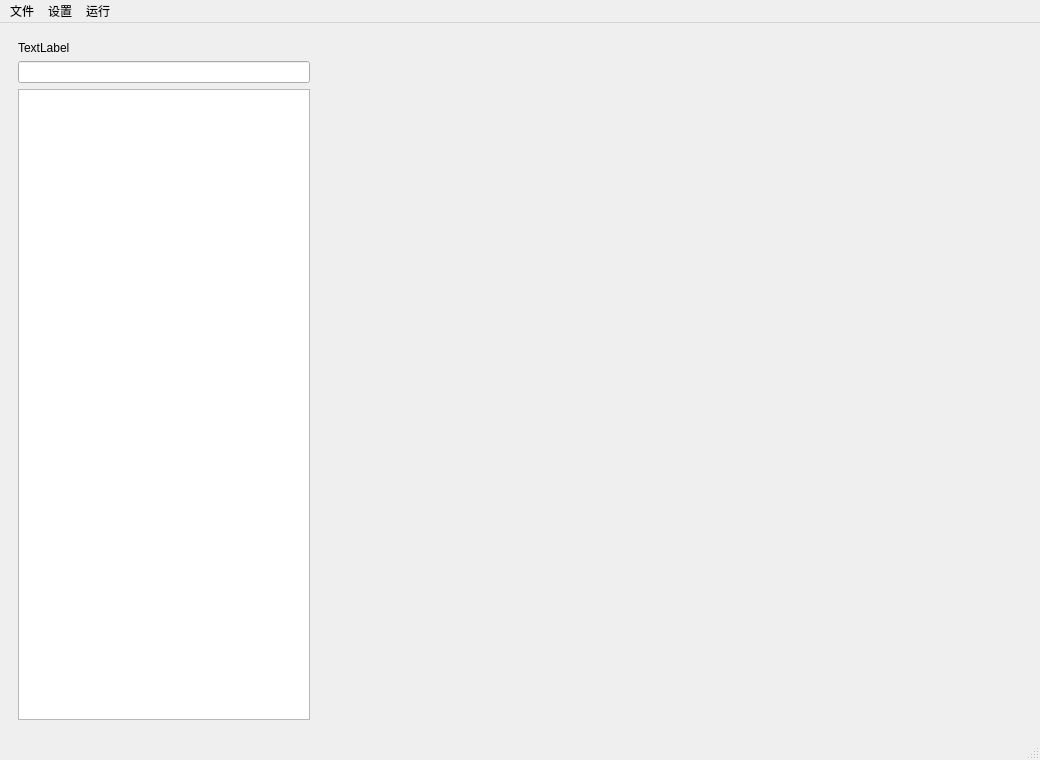
<?xml version="1.0" encoding="UTF-8"?>
<ui version="4.0">
 <class>Window</class>
 <widget class="QMainWindow" name="Window">
  <property name="geometry">
   <rect>
    <x>0</x>
    <y>0</y>
    <width>1040</width>
    <height>760</height>
   </rect>
  </property>
  <property name="sizePolicy">
   <sizepolicy hsizetype="Expanding" vsizetype="Expanding">
    <horstretch>0</horstretch>
    <verstretch>0</verstretch>
   </sizepolicy>
  </property>
  <property name="maximumSize">
   <size>
    <width>1050</width>
    <height>760</height>
   </size>
  </property>
  <property name="animated">
   <bool>false</bool>
  </property>
  <property name="documentMode">
   <bool>false</bool>
  </property>
  <widget class="QWidget" name="centralwidget">
   <layout class="QGridLayout" name="gridLayout_2">
    <item row="0" column="1" rowspan="2" colspan="6">
     <widget class="Coordinate" name="widget_3" native="true">
      <property name="enabled">
       <bool>true</bool>
      </property>
     </widget>
    </item>
    <item row="2" column="1" rowspan="2" colspan="3">
     <widget class="CoordinateTemperature" name="widget_4" native="true">
      <property name="maximumSize">
       <size>
        <width>16777215</width>
        <height>332</height>
       </size>
      </property>
     </widget>
    </item>
    <item row="2" column="4" rowspan="2" colspan="3">
     <widget class="CoordinateVoltage" name="widget_5" native="true">
      <property name="maximumSize">
       <size>
        <width>16777215</width>
        <height>330</height>
       </size>
      </property>
     </widget>
    </item>
    <item row="0" column="0" rowspan="4">
     <widget class="QWidget" name="widget_2" native="true">
      <property name="sizePolicy">
       <sizepolicy hsizetype="Preferred" vsizetype="Preferred">
        <horstretch>0</horstretch>
        <verstretch>0</verstretch>
       </sizepolicy>
      </property>
      <property name="maximumSize">
       <size>
        <width>310</width>
        <height>1000</height>
       </size>
      </property>
      <layout class="QGridLayout" name="gridLayout">
       <item row="2" column="1">
        <widget class="QTextEdit" name="textEdit">
         <property name="styleSheet">
          <string notr="true">font: 75 italic 9pt &quot;Arial&quot;;</string>
         </property>
         <property name="html">
          <string>&lt;!DOCTYPE HTML PUBLIC &quot;-//W3C//DTD HTML 4.0//EN&quot; &quot;http://www.w3.org/TR/REC-html40/strict.dtd&quot;&gt;
&lt;html&gt;&lt;head&gt;&lt;meta name=&quot;qrichtext&quot; content=&quot;1&quot; /&gt;&lt;style type=&quot;text/css&quot;&gt;
p, li { white-space: pre-wrap; }
&lt;/style&gt;&lt;/head&gt;&lt;body style=&quot; font-family:'Arial'; font-size:9pt; font-weight:72; font-style:italic;&quot;&gt;
&lt;p style=&quot;-qt-paragraph-type:empty; margin-top:12px; margin-bottom:12px; margin-left:0px; margin-right:0px; -qt-block-indent:0; text-indent:0px;&quot;&gt;&lt;br /&gt;&lt;/p&gt;&lt;/body&gt;&lt;/html&gt;</string>
         </property>
        </widget>
       </item>
       <item row="0" column="1">
        <widget class="QLabel" name="label">
         <property name="text">
          <string>TextLabel</string>
         </property>
        </widget>
       </item>
       <item row="1" column="1">
        <widget class="QLineEdit" name="lineEdit"/>
       </item>
      </layout>
     </widget>
    </item>
   </layout>
  </widget>
  <widget class="QStatusBar" name="statusbar"/>
  <widget class="QMenuBar" name="menubar">
   <property name="geometry">
    <rect>
     <x>0</x>
     <y>0</y>
     <width>1040</width>
     <height>23</height>
    </rect>
   </property>
   <widget class="QMenu" name="menu">
    <property name="title">
     <string>文件</string>
    </property>
    <addaction name="Savedata"/>
    <addaction name="Saveimage"/>
    <addaction name="Saveresults"/>
    <addaction name="Singout"/>
   </widget>
   <widget class="QMenu" name="menu_2">
    <property name="title">
     <string>设置</string>
    </property>
    <addaction name="Parameter"/>
   </widget>
   <widget class="QMenu" name="menu_3">
    <property name="title">
     <string>运行</string>
    </property>
    <addaction name="Start"/>
    <addaction name="Suspend"/>
    <addaction name="Continue"/>
    <addaction name="Calculation"/>
    <addaction name="Getresult"/>
   </widget>
   <addaction name="menu"/>
   <addaction name="menu_2"/>
   <addaction name="menu_3"/>
  </widget>
  <action name="Savedata">
   <property name="text">
    <string>保存（数据）</string>
   </property>
  </action>
  <action name="Saveimage">
   <property name="text">
    <string>保存（图像）</string>
   </property>
  </action>
  <action name="Saveresults">
   <property name="text">
    <string>保存（结果）</string>
   </property>
  </action>
  <action name="Singout">
   <property name="text">
    <string>退出</string>
   </property>
  </action>
  <action name="actions_4">
   <property name="text">
    <string>s</string>
   </property>
  </action>
  <action name="Parameter">
   <property name="text">
    <string>参数设置</string>
   </property>
  </action>
  <action name="actions_6">
   <property name="text">
    <string>s</string>
   </property>
  </action>
  <action name="actions_7">
   <property name="text">
    <string>s</string>
   </property>
  </action>
  <action name="actions_8">
   <property name="text">
    <string>s</string>
   </property>
  </action>
  <action name="Start">
   <property name="text">
    <string>开始运行</string>
   </property>
  </action>
  <action name="Suspend">
   <property name="text">
    <string>暂停接收</string>
   </property>
  </action>
  <action name="Continue">
   <property name="text">
    <string>继续接收</string>
   </property>
  </action>
  <action name="Calculation">
   <property name="text">
    <string>拟合计算</string>
   </property>
  </action>
  <action name="Getresult">
   <property name="text">
    <string>得到结果</string>
   </property>
  </action>
 </widget>
 <customwidgets>
  <customwidget>
   <class>Coordinate</class>
   <extends>QWidget</extends>
   <header>coordinate.h</header>
   <container>1</container>
  </customwidget>
  <customwidget>
   <class>CoordinateTemperature</class>
   <extends>QWidget</extends>
   <header>coordinatetemperature.h</header>
   <container>1</container>
  </customwidget>
  <customwidget>
   <class>CoordinateVoltage</class>
   <extends>QWidget</extends>
   <header location="global">coordinatevoltage.h</header>
   <container>1</container>
  </customwidget>
 </customwidgets>
 <resources/>
 <connections/>
</ui>
